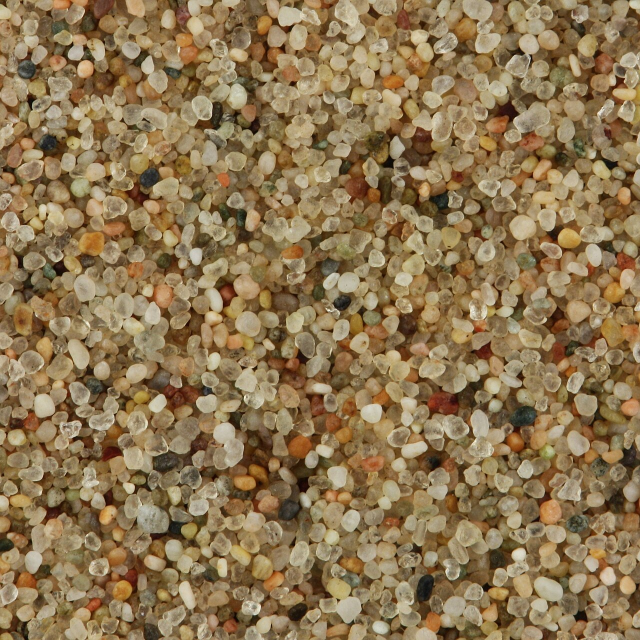
#> input picture Sand_from_Gobi_Desert.jpg, 1280 x 1280 px (shown at 1/2 size)
$ python -i preprocessor.py   (imports and definitions only)   (older library calls are emulated)
#> lines starting #> are read from the running program, lines starting #| are printed output that depends on the picture; after the words box and inside, x2 and y2 are one past the last pixel; in counts of white or black regions, pixels touching at a corner belong together
#> further down, picture is the input picture: shape (1280, 1280, 3); mean B, G, R 81.3, 117.9, 142.1
"""Image preprocessing module for sand grain segmentation.

Provides configurable preprocessing pipeline to convert raw sand images
into binary masks suitable for morphological analysis.
"""

from dataclasses import dataclass

import cv2
import numpy as np


@dataclass
class PreprocessConfig:
    """Configuration for the image preprocessing pipeline.

    Attributes:
        blur_kernel: Size of the Gaussian blur kernel (must be odd).
        adaptive_block_size: Block size for adaptive threshold (must be odd).
        adaptive_c: Constant subtracted from the mean in adaptive threshold.
        morph_kernel_size: Size of the morphological operation kernel.
        morph_open_iter: Number of morphological open iterations.
        morph_close_iter: Number of morphological close iterations.
        min_area: Minimum contour area to keep in the final mask.
        use_clahe: Whether to apply CLAHE contrast enhancement.
        edge_clip_limit: CLAHE clip limit for the edge branch.
        edge_blur_kernel: Gaussian blur kernel size for the edge branch.
        edge_adaptive_block_size: Adaptive threshold block size for the edge branch.
        edge_adaptive_c: Constant subtracted from mean in edge branch adaptive threshold.
        texture_window: Local window size for texture analysis.
        texture_std_threshold: Standard deviation threshold for texture branch.
        texture_diff_threshold: Difference threshold for texture branch.
    """

    blur_kernel: int = 5
    adaptive_block_size: int = 51
    adaptive_c: int = 3
    morph_kernel_size: int = 3
    morph_open_iter: int = 1
    morph_close_iter: int = 1
    min_area: int = 800
    use_clahe: bool = True

    # Edge branch parameters
    edge_clip_limit: float = 6.0
    edge_blur_kernel: int = 3
    edge_adaptive_block_size: int = 31
    edge_adaptive_c: int = 1

    # Texture branch parameters
    texture_window: int = 15
    texture_std_threshold: float = 20.0
    texture_diff_threshold: float = 4.0

    # [274 lines left out: functions from_preset, estimate_image_noise, analyze_image_characteristics, auto_detect_preset, auto_tune_for_microscope, not called in this run]


def _preprocess_brightness(image: np.ndarray, config: PreprocessConfig) -> np.ndarray:
    """Brightness branch: high-contrast grain detection.

    Detects grains with clear brightness contrast against background.

    Args:
        image: Input image (grayscale or color).
        config: Preprocessing configuration.

    Returns:
        Binary mask (uint8) with foreground grains as 255.
    """
    # 1. Grayscale
    if len(image.shape) == 3:
        gray = cv2.cvtColor(image, cv2.COLOR_BGR2GRAY)
    else:
        gray = image.copy()

    # 2. Optional CLAHE
    if config.use_clahe:
        # Use stronger CLAHE for shadow regions
        clip_limit = 4.0 if config.adaptive_block_size >= 91 else 2.0
        clahe = cv2.createCLAHE(clipLimit=clip_limit, tileGridSize=(8, 8))
        gray = clahe.apply(gray)

    # 3. Gaussian blur
    blurred = cv2.GaussianBlur(gray, (config.blur_kernel, config.blur_kernel), 0)

    # 4. Adaptive threshold
    # Use smaller block size for shadow preset to separate adhering grains.
    # The value 91 is the shadow preset's adaptive block size.
    adaptive_block_size = config.adaptive_block_size
    if adaptive_block_size >= 91:
        # Shadow preset: use smaller block for better separation
        adaptive_block_size = 21

    # Detect dark grains on light background (sample 25)
    # For dark grains: use THRESH_BINARY_INV directly on original image
    # This detects pixels darker than the local mean as foreground
    thresh = cv2.adaptiveThreshold(
        blurred,
        255,
        cv2.ADAPTIVE_THRESH_GAUSSIAN_C,
        cv2.THRESH_BINARY_INV,
        adaptive_block_size,
        config.adaptive_c,
    )
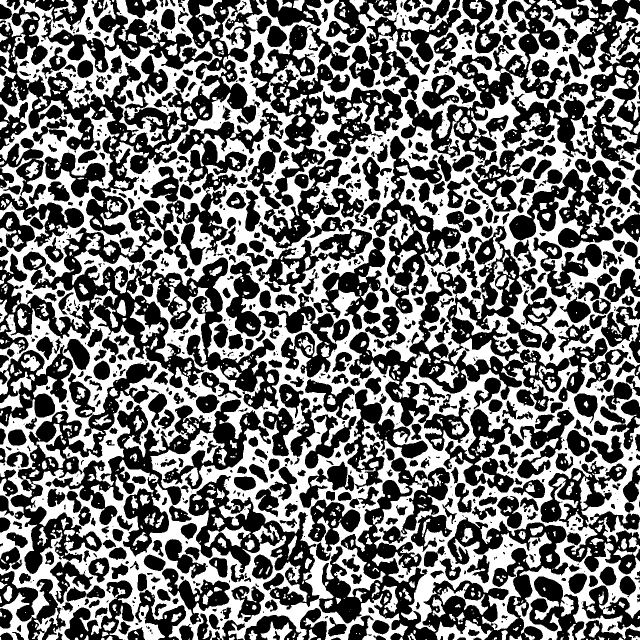
#> thresh: shape (1280, 1280) (shown at 1/2 size); 45.5% white; 1222 white regions (666 under 20 px), largest, box (x1, y1, x2, y2) and area: (0, 0, 1280, 1280) 608981, (0, 0, 454, 295) 34052, (97, 0, 240, 94) 4527

    # 5. Morphological operations
    kernel = cv2.getStructuringElement(
        cv2.MORPH_ELLIPSE, (config.morph_kernel_size, config.morph_kernel_size)
    )
    opened = cv2.morphologyEx(thresh, cv2.MORPH_OPEN, kernel, iterations=config.morph_open_iter)
#> opened: shape (1280, 1280); 44.9% white; 991 white regions (352 under 20 px), largest, box (x1, y1, x2, y2) and area: (0, 0, 1280, 1280) 496194, (0, 0, 454, 295) 32204, (0, 162, 239, 663) 31830
    closed = cv2.morphologyEx(opened, cv2.MORPH_CLOSE, kernel, iterations=config.morph_close_iter)
#> closed: shape (1280, 1280); 45.3% white; 828 white regions (287 under 20 px), largest, box (x1, y1, x2, y2) and area: (0, 0, 1280, 1280) 571503, (0, 162, 239, 663) 34416, (743, 0, 1063, 277) 19390

    return closed


def _preprocess_edge(image: np.ndarray, config: PreprocessConfig) -> np.ndarray:
    """Edge branch: blurry boundary grain detection.

    Uses stronger CLAHE, gradient enhancement, and more sensitive
    adaptive thresholding to detect grains with low contrast or blurry boundaries.

    Args:
        image: Input image (grayscale or color).
        config: Preprocessing configuration.

    Returns:
        Binary mask (uint8) with foreground grains as 255.
    """
    # 1. Grayscale
    if len(image.shape) == 3:
        gray = cv2.cvtColor(image, cv2.COLOR_BGR2GRAY)
    else:
        gray = image.copy()

    # 2. Strong CLAHE
    clahe = cv2.createCLAHE(clipLimit=config.edge_clip_limit, tileGridSize=(8, 8))
    gray = clahe.apply(gray)

    # 3. Smaller Gaussian blur to preserve edges
    edge_blur_kernel = config.edge_blur_kernel
    if edge_blur_kernel % 2 == 0:
        edge_blur_kernel += 1
    blurred = cv2.GaussianBlur(gray, (edge_blur_kernel, edge_blur_kernel), 0)

    # 4. Gradient enhancement using Unsharp Mask
    blurred_for_sharpen = cv2.GaussianBlur(blurred, (0, 0), sigmaX=3)
    sharpened = cv2.addWeighted(blurred, 1.5, blurred_for_sharpen, -0.5, 0)
    sharpened = np.clip(sharpened, 0, 255).astype(np.uint8)

    # 5. Adaptive threshold with more sensitive parameters
    edge_adaptive_block_size = config.edge_adaptive_block_size
    if edge_adaptive_block_size % 2 == 0:
        edge_adaptive_block_size += 1
    thresh = cv2.adaptiveThreshold(
        sharpened,
        255,
        cv2.ADAPTIVE_THRESH_GAUSSIAN_C,
        cv2.THRESH_BINARY_INV,
        edge_adaptive_block_size,
        config.edge_adaptive_c,
    )
#> thresh: shape (1280, 1280); 47.7% white; 3000 white regions (2006 under 20 px), largest, box (x1, y1, x2, y2) and area: (0, 0, 1280, 1280) 651665, (787, 0, 884, 65) 2757, (958, 457, 1018, 622) 2160

    # 6. Morphological open
    kernel = cv2.getStructuringElement(
        cv2.MORPH_ELLIPSE, (config.morph_kernel_size, config.morph_kernel_size)
    )
    opened = cv2.morphologyEx(thresh, cv2.MORPH_OPEN, kernel, iterations=config.morph_open_iter)
#> opened: shape (1280, 1280); 46% white; 2275 white regions (1062 under 20 px), largest, box (x1, y1, x2, y2) and area: (0, 0, 1280, 1280) 513910, (0, 0, 455, 753) 66757, (124, 782, 277, 972) 5020

    return opened


def _preprocess_texture(image: np.ndarray, config: PreprocessConfig) -> np.ndarray:
    """Texture branch: detect dark, uniform regions missed by other branches.

    Uses morphological bottom-hat to find dark regions that are locally
    uniform. The bottom-hat transform (closing - original) highlights
    dark spots against a brighter background. Complements the brightness
    and edge branches by detecting low-contrast dark grains.

    Args:
        image: Input image (grayscale or color).
        config: Preprocessing configuration.

    Returns:
        Binary mask (uint8) with foreground grains as 255.
    """
    # 1. Grayscale conversion
    if len(image.shape) == 3:
        gray = cv2.cvtColor(image, cv2.COLOR_BGR2GRAY)
    else:
        gray = image.copy()

    # 2. Blur to reduce noise
    blurred = cv2.GaussianBlur(gray, (5, 5), 0)

    # 3. Morphological bottom-hat: closing - original (detects dark regions)
    window = config.texture_window
    if window % 2 == 0:
        window += 1
    kernel = cv2.getStructuringElement(cv2.MORPH_ELLIPSE, (window, window))
    closing = cv2.morphologyEx(blurred, cv2.MORPH_CLOSE, kernel)
    bottom_hat = cv2.subtract(closing, blurred)

    # 4. Threshold bottom-hat response
    _, dark_mask = cv2.threshold(
        bottom_hat,
        int(config.texture_diff_threshold),
        255,
        cv2.THRESH_BINARY,
    )
#> dark_mask: shape (1280, 1280); 56.6% white; 2639 black regions (1039 under 20 px), largest, box (x1, y1, x2, y2) and area: (699, 763, 978, 1126) 23070, (776, 1139, 968, 1280) 9088, (549, 1080, 727, 1246) 7882

    # 5. Filter by local uniformity (exclude noisy regions)
    gray_f = gray.astype(np.float32)
    local_mean = cv2.blur(gray_f, (window, window))
    local_sq_mean = cv2.blur(gray_f ** 2, (window, window))
    local_var = np.abs(local_sq_mean - local_mean ** 2)
    local_std = np.sqrt(local_var)

    # Keep regions with moderate uniformity
    uniform_mask = local_std < config.texture_std_threshold
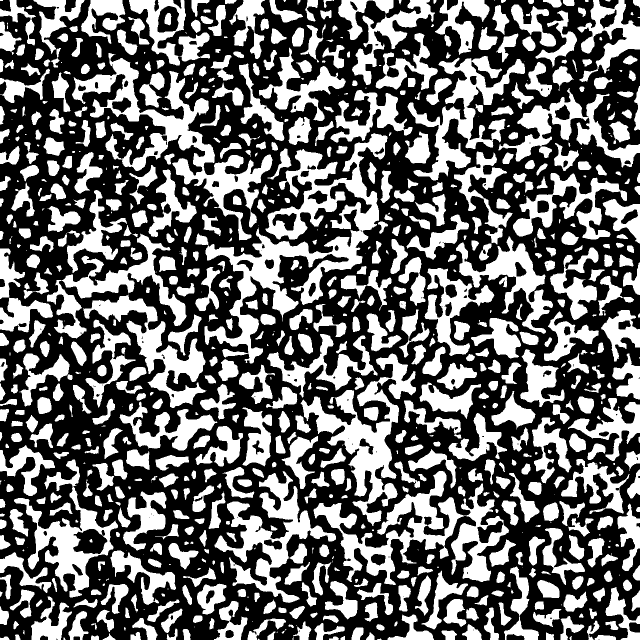
#> uniform_mask: shape (1280, 1280) bool (shown at 1/2 size); 42% white; 861 white regions (152 under 20 px), largest, box (x1, y1, x2, y2) and area: (390, 266, 775, 727) 40244, (144, 106, 545, 481) 27973, (627, 942, 1018, 1170) 26167
    uniform_u8 = (uniform_mask.astype(np.uint8)) * 255

    # Combine: dark bottom-hat response AND uniform
    combined = cv2.bitwise_and(dark_mask, uniform_u8)
#> combined: shape (1280, 1280); 22.6% white; 3813 white regions (2034 under 20 px), largest, box (x1, y1, x2, y2) and area: (655, 780, 793, 993) 6276, (105, 1036, 180, 1157) 3177, (390, 468, 544, 578) 2757

    # 6. Morphological cleanup
    morph_kernel = cv2.getStructuringElement(
        cv2.MORPH_ELLIPSE, (config.morph_kernel_size, config.morph_kernel_size)
    )
    opened = cv2.morphologyEx(combined, cv2.MORPH_OPEN, morph_kernel, iterations=1)
#> opened: shape (1280, 1280); 21% white; 2898 white regions (905 under 20 px), largest, box (x1, y1, x2, y2) and area: (658, 835, 779, 993) 4931, (105, 1043, 180, 1157) 2793, (966, 492, 1066, 559) 1939
    closed = cv2.morphologyEx(opened, cv2.MORPH_CLOSE, morph_kernel, iterations=1)
#> closed: shape (1280, 1280); 21.4% white; 2585 white regions (787 under 20 px), largest, box (x1, y1, x2, y2) and area: (658, 835, 779, 993) 5387, (99, 1043, 190, 1157) 3295, (872, 567, 945, 689) 2023

    return closed


def _fuse_masks(masks: list[np.ndarray]) -> np.ndarray:
    """Fuse multiple binary masks using union (OR operation).

    Args:
        masks: List of binary masks (uint8).

    Returns:
        Binary mask (uint8) with foreground as 255.
    """
    if not masks:
        raise ValueError("At least one mask is required")

    fused = np.zeros_like(masks[0])
    for mask in masks:
        fused = cv2.bitwise_or(fused, mask)
#> this loop made 3 passes
    return fused


def preprocess(image: np.ndarray, config: PreprocessConfig | None = None) -> np.ndarray:
    """Run the full preprocessing pipeline on a sand image.

    Pipeline:
        1. Brightness branch: detect high-contrast grains.
        2. Edge branch: detect blurry-boundary grains.
        3. Texture branch: detect uniform dark grains.
        4. Fuse masks (union).
        5. Morphological open/close.
        6. Watershed splitting.
        7. Area filtering.

    Args:
        image: Input image (grayscale or color).
        config: Preprocessing configuration. Uses defaults if None.

    Returns:
        Binary mask (uint8) with foreground grains as 255 and background as 0.
    """
    if config is None:
        config = PreprocessConfig()

    # Run three branches
    brightness_mask = _preprocess_brightness(image, config)
    edge_mask = _preprocess_edge(image, config)
    texture_mask = _preprocess_texture(image, config)

    # Fuse masks (union)
    fused = _fuse_masks([brightness_mask, edge_mask, texture_mask])

    # Morphological cleanup
    kernel = cv2.getStructuringElement(
        cv2.MORPH_ELLIPSE, (config.morph_kernel_size, config.morph_kernel_size)
    )
    opened = cv2.morphologyEx(fused, cv2.MORPH_OPEN, kernel, iterations=config.morph_open_iter)
#> opened: shape (1280, 1280); 55.5% white; 1512 black regions (440 under 20 px), largest, box (x1, y1, x2, y2) and area: (638, 915, 1017, 1280) 25231, (610, 664, 939, 917) 17354, (310, 515, 559, 819) 14346
    closed = cv2.morphologyEx(opened, cv2.MORPH_CLOSE, kernel, iterations=config.morph_close_iter)
#> closed: shape (1280, 1280); 55.8% white; 1660 black regions (426 under 20 px), largest, box (x1, y1, x2, y2) and area: (681, 1050, 1017, 1280) 16751, (310, 515, 559, 819) 14231, (377, 950, 633, 1171) 12655

    # Watershed splitting to separate touching grains
    dist_transform = cv2.distanceTransform(closed, cv2.DIST_L2, 5)
    dist_transform = cv2.normalize(dist_transform, None, 0, 255, cv2.NORM_MINMAX, dtype=cv2.CV_8U)

    # Threshold to find sure foreground
    _, sure_fg = cv2.threshold(dist_transform, 0.5 * dist_transform.max(), 255, cv2.THRESH_BINARY)
#> sure_fg: shape (1280, 1280); 0.96% white; 462 white regions (304 under 20 px), largest, box (x1, y1, x2, y2) and area: (836, 1155, 861, 1199) 646, (626, 1126, 652, 1190) 434, (580, 1213, 610, 1242) 400
    sure_fg = np.uint8(sure_fg)

    # Find unknown region
    sure_bg = cv2.dilate(closed, kernel, iterations=3)
#> sure_bg: shape (1280, 1280); 86% white; 3595 black regions (1926 under 20 px), largest, box (x1, y1, x2, y2) and area: (405, 577, 443, 685) 1508, (52, 1016, 90, 1145) 1472, (1071, 1156, 1123, 1200) 1159
    unknown = cv2.subtract(sure_bg, sure_fg)
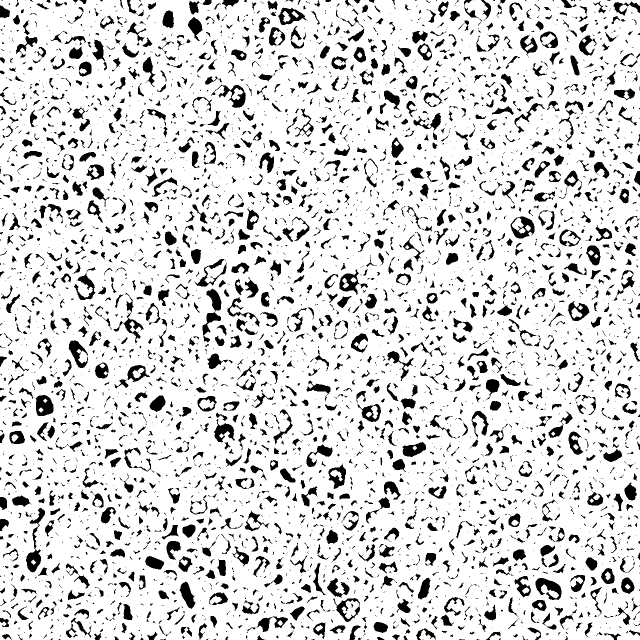
#> unknown: shape (1280, 1280) (shown at 1/2 size); 85% white; 4057 black regions (2230 under 20 px), largest, box (x1, y1, x2, y2) and area: (405, 577, 443, 685) 1508, (52, 1016, 90, 1145) 1472, (1071, 1156, 1123, 1200) 1159

    # Marker labelling
    num_labels, markers = cv2.connectedComponents(sure_fg)
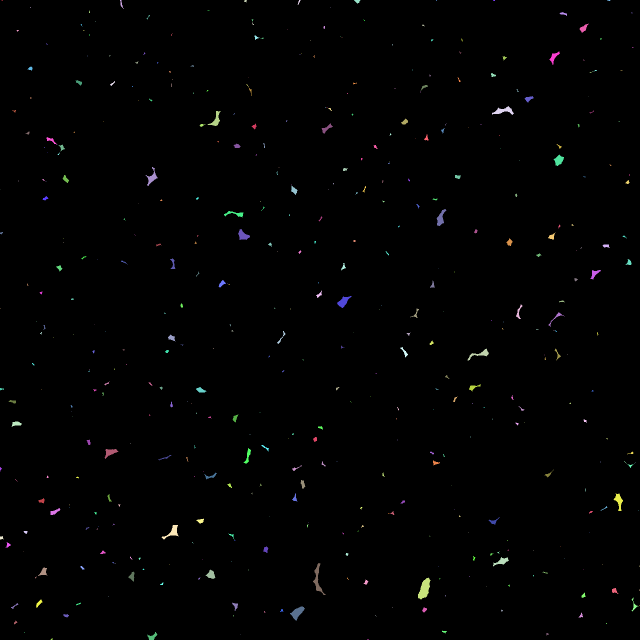
#> markers: shape (1280, 1280) int32 (shown at 1/2 size); 463 distinct labels, from 0 to 462; one colour per label, 0 black
#> num_labels = 463
    markers = markers + 1
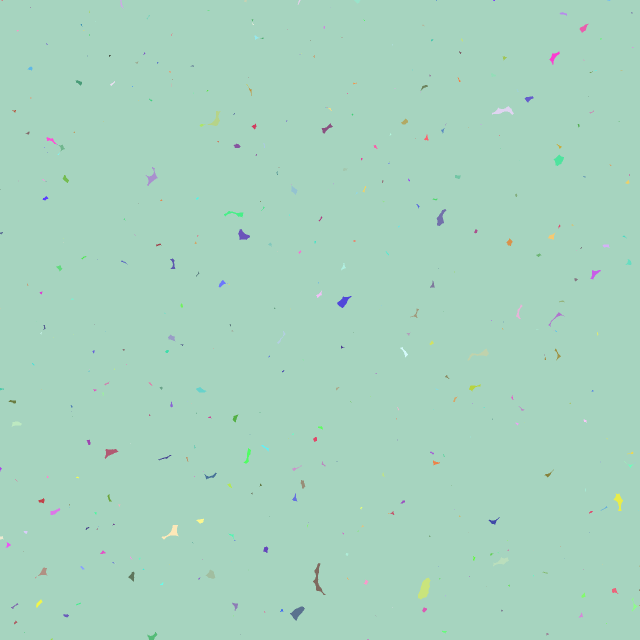
#> markers: shape (1280, 1280) int32 (shown at 1/2 size); 463 distinct labels, from 1 to 463; one colour per label, 0 black
    markers[unknown == 255] = 0
#> markers: shape (1280, 1280) int32; 464 distinct labels, from 0 to 463

    # Apply watershed
    color_img = cv2.cvtColor(closed, cv2.COLOR_GRAY2BGR)
    markers = cv2.watershed(color_img, markers)
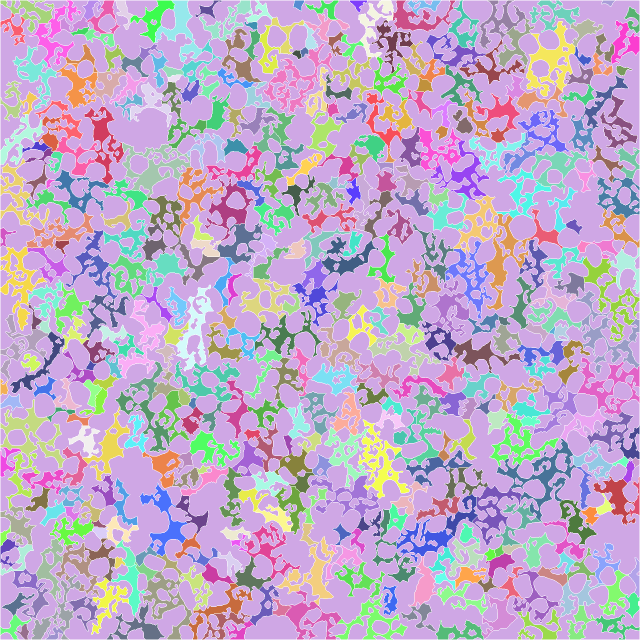
#> markers: shape (1280, 1280) int32 (shown at 1/2 size); 460 distinct labels, from -1 to 462; one colour per label, 0 black, -1 white

    # Create mask from watershed result
    watershed_mask = np.zeros_like(closed)
    watershed_mask[markers > 1] = 255

    # Area filtering
    mask = _filter_by_area(watershed_mask, config.min_area)

    return mask


# [205 lines left out: functions preprocess_shadow_regions, filter_edge_grains, auto_tune_params, not called in this run]


def _filter_by_area(mask: np.ndarray, min_area: int) -> np.ndarray:
    """Remove small connected components from a binary mask.

    Args:
        mask: Binary mask.
        min_area: Minimum area threshold.

    Returns:
        Filtered binary mask.
    """
#> called with min_area = 800
    num_labels, labels, stats, _ = cv2.connectedComponentsWithStats(mask, connectivity=8)
    output = np.zeros_like(mask)
    for i in range(1, num_labels):
        if stats[i, cv2.CC_STAT_AREA] >= min_area:
            output[labels == i] = 255
    return output

>>> import cv2
>>> picture = cv2.imread('../Sand_from_Gobi_Desert.jpg')
>>> result = preprocess(picture)
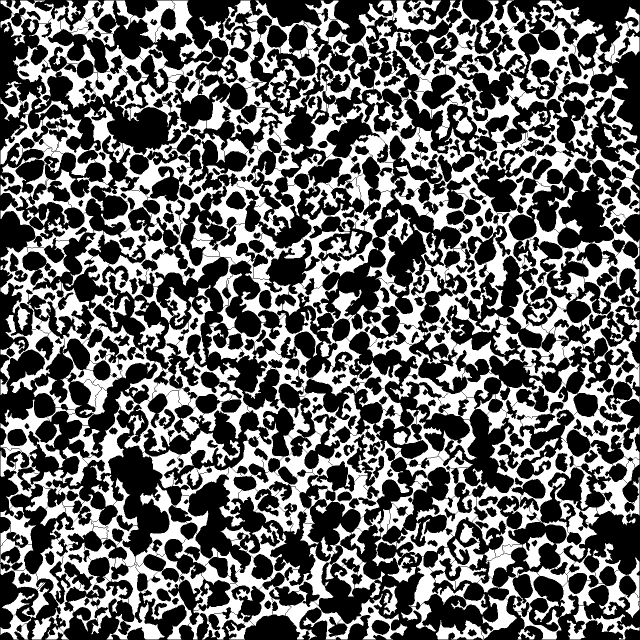
#> result: shape (1280, 1280) (shown at 1/2 size); 40.5% white; 5 white regions, box (x1, y1, x2, y2) and area: (1, 1, 1279, 1279) 658278, (1, 1185, 69, 1279) 2185, (1045, 1065, 1109, 1138) 1714, (905, 219, 946, 268) 965, (765, 1171, 795, 1230) 902
